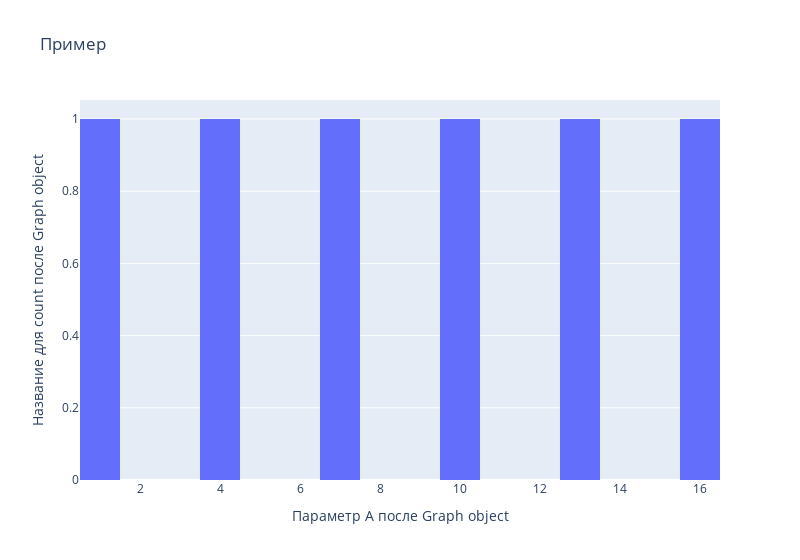

The cell this chart's notebook holds for it:
### Code cell
import pandas as pd
import plotly.express as px
import plotly.graph_objects as go

df = pd.DataFrame(data = [[1, 2, 3], 
                          [4, 5, 6], 
                          [7, 8, 9],
                          [10, 11, 12], 
                          [13, 14, 15], 
                          [16, 17, 18]
                          ], 
                  columns=['A', 'B', 'C'])
display(df)

fig = px.histogram(df, x = 'A', title = 'Пример', 
                   nbins = 20, width = 800,
                   labels = {'count': 'Количество',
                             'A': 'Параметр A'})

fig.update_layout(
    xaxis_title='Параметр A после Graph object',
    yaxis_title='Название для count после Graph object'
    )
    
fig.show()

### Figure 1 — Plotly figure (JSON) as saved in the notebook; plotly's stock layout.template omitted (floating-point values rounded to 4 significant figures)
{"data": [{"alignmentgroup": "True", "bingroup": "x", "hovertemplate": "Параметр A=%{x}<br>count=%{y}<extra></extra>", "legendgroup": "", "marker": {"color": "#636efa", "pattern": {"shape": ""}}, "name": "", "nbinsx": 20, "offsetgroup": "", "orientation": "v", "showlegend": false, "type": "histogram", "x": [1, 4, 7, 10, 13, 16], "xaxis": "x", "yaxis": "y"}], "layout": {"barmode": "relative", "legend": {"tracegroupgap": 0}, "title": {"text": "Пример"}, "width": 800, "xaxis": {"anchor": "y", "domain": [0, 1], "title": {"text": "Параметр A после Graph object"}}, "yaxis": {"anchor": "x", "domain": [0, 1], "title": {"text": "Название для count после Graph object"}}}}
